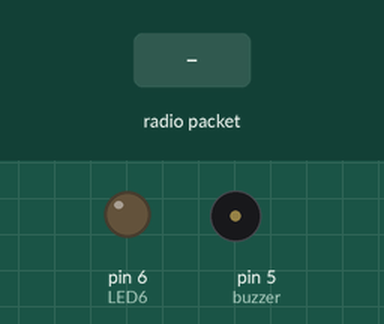
Simulated run of this sketch. Board: Arduino Uno, built with avr-gcc and run on an emulated ATmega328P. On the bench: output pins drawn as LEDs (lit = HIGH), buzzer (waves = sounding, pin HIGH). Inputs (shaded band) come from the test bench. No radio packets arrive unless stated; what the sketch prints to the serial monitor is not drawn.

Above: at 1.2 s.
1.3 s: radio packet "6" arrives
At 2.2 s:
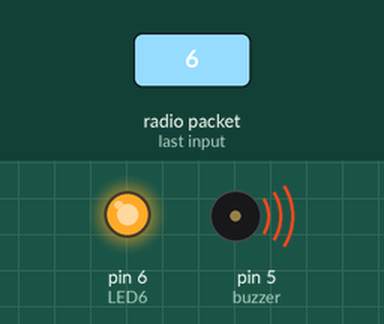
Timing chart, 0 to 4.3 s (numbered marks = the images above; inputs shaded):
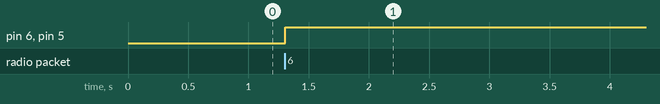

The sketch:

RECEIVER_BTTN.ino
```cpp
#include <LoRa.h>

const int LED6 = 6;
const int buzzer = 5;

String inString = "";
int val = 0;

int SyncWord = 0x22;

void setup() {
  Serial.begin(9600);

  pinMode(LED6, OUTPUT);
  pinMode(buzzer, OUTPUT);

  digitalWrite(LED6, LOW);
  digitalWrite(buzzer, LOW);

  while (!Serial);
  Serial.println("LoRa Receiver");
  if (!LoRa.begin(433E6)) {
    Serial.println("Staring LoRa failed!");
    while (1);
  }
  LoRa.setSpreadingFactor(12);
  LoRa.setSignalBandwidth(62.5E3);
  LoRa.setCodingRate4(8);
  LoRa.setSyncWord(SyncWord);
}

void loop() {
  int packetSize = LoRa.parsePacket();
  if (packetSize) {
    while (LoRa.available())
    {
      int inChar = LoRa.read();
      inString += (char)inChar;
      val = inString.toInt();
    }
    inString = "";
    LoRa.packetRssi();
  }
  Serial.println(val);

  if (val == 6)
  {
    digitalWrite(LED6, HIGH);
    digitalWrite(buzzer, HIGH);
  }
}
```

Measured:
- after the input at 1.3 s, pin 6 (LED6), pin 5 (buzzer): LOW → HIGH at once
